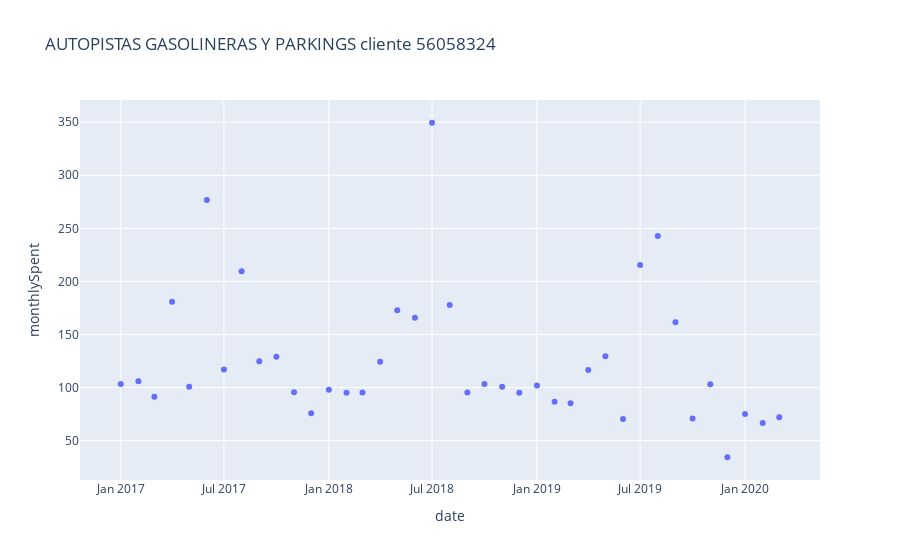

The notebook cell this image was saved under:
### Code cell
fig = px.scatter(sorted_client_category, x="date", y="monthlySpent", title='{} cliente {}'.format(category, client_ID))
fig.show()

### Figure 1 — Plotly figure (JSON) as saved in the notebook; plotly's stock layout.template omitted (floating-point values rounded to 4 significant figures)
{"data": [{"hovertemplate": "date=%{x}<br>monthlySpent=%{y}<extra></extra>", "legendgroup": "", "marker": {"color": "#636efa", "symbol": "circle"}, "mode": "markers", "name": "", "showlegend": false, "type": "scatter", "x": ["2017-01-01T00:00:00", "2017-02-01T00:00:00", "2017-03-01T00:00:00", "2017-04-01T00:00:00", "2017-05-01T00:00:00", "2017-06-01T00:00:00", "2017-07-01T00:00:00", "2017-08-01T00:00:00", "2017-09-01T00:00:00", "2017-10-01T00:00:00", "2017-11-01T00:00:00", "2017-12-01T00:00:00", "2018-01-01T00:00:00", "2018-02-01T00:00:00", "2018-03-01T00:00:00", "2018-04-01T00:00:00", "2018-05-01T00:00:00", "2018-06-01T00:00:00", "2018-07-01T00:00:00", "2018-08-01T00:00:00", "2018-09-01T00:00:00", "2018-10-01T00:00:00", "2018-11-01T00:00:00", "2018-12-01T00:00:00", "2019-01-01T00:00:00", "2019-02-01T00:00:00", "2019-03-01T00:00:00", "2019-04-01T00:00:00", "2019-05-01T00:00:00", "2019-06-01T00:00:00", "2019-07-01T00:00:00", "2019-08-01T00:00:00", "2019-09-01T00:00:00", "2019-10-01T00:00:00", "2019-11-01T00:00:00", "2019-12-01T00:00:00", "2020-01-01T00:00:00", "2020-02-01T00:00:00", "2020-03-01T00:00:00"], "xaxis": "x", "y": [103.3, 105.9, 91.42, 180.8, 100.8, 276.8, 117.0, 209.7, 124.8, 128.9, 95.47, 75.84, 97.81, 95.08, 95.21, 124.3, 172.8, 165.7, 349.5, 177.9, 95.39, 103.4, 100.7, 94.97, 102, 86.68, 85.23, 116.5, 129.5, 70.22, 215.5, 242.9, 161.6, 70.86, 103, 34.29, 75.04, 66.68, 72.05], "yaxis": "y"}], "layout": {"legend": {"tracegroupgap": 0}, "title": {"text": "AUTOPISTAS GASOLINERAS Y PARKINGS cliente 56058324"}, "xaxis": {"anchor": "y", "domain": [0, 1], "title": {"text": "date"}}, "yaxis": {"anchor": "x", "domain": [0, 1], "title": {"text": "monthlySpent"}}}}
